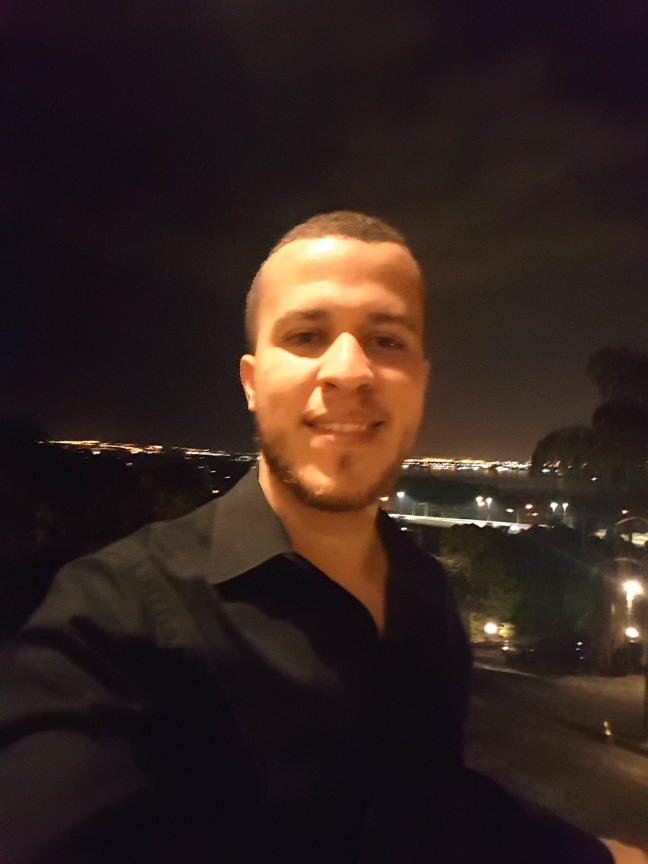
#> input picture resources/test.png, 1944 x 2592 px (shown at 1/3 size)
$ python chapter2.py
#> lines starting #> are read from the running program, lines starting #| are printed output that depends on the picture; after the words box and inside, x2 and y2 are one past the last pixel; in counts of white or black regions, pixels touching at a corner belong together
import cv2
import numpy as np

def ResizeWithAspectRatio(image, width=None, height=None, inter=cv2.INTER_AREA):
    dim = None
    (h, w) = image.shape[:2]

    if width is None and height is None:
        return image
    if width is None:
        r = height / float(h)
        dim = (int(w * r), height)
    else:
        r = width / float(w)
        dim = (width, int(h * r))

    return cv2.resize(image, dim, interpolation=inter)

img = cv2.imread('resources/test.png')
#> img is the input picture: shape (2592, 1944, 3); mean B, G, R 30.6, 35.2, 50.3
kernel = np.ones((5, 5), np.uint8)

imgGray = cv2.cvtColor(img, cv2.COLOR_BGR2GRAY)
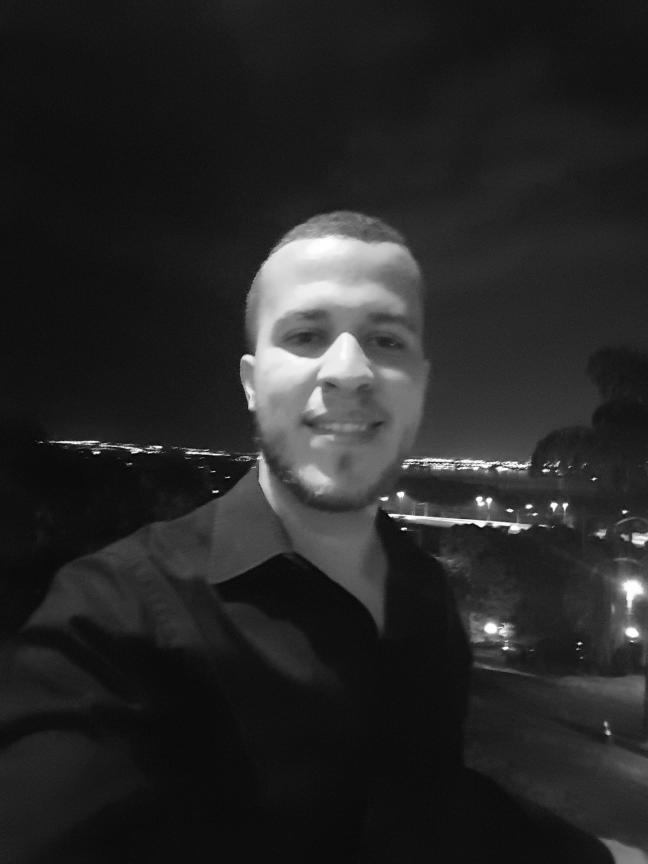
#> imgGray: shape (2592, 1944) (shown at 1/3 size); min 0, max 255, mean 39.2
imgBlur = cv2.GaussianBlur(img, (7, 7), 0)
imgCanny = cv2.Canny(img, 150, 200)
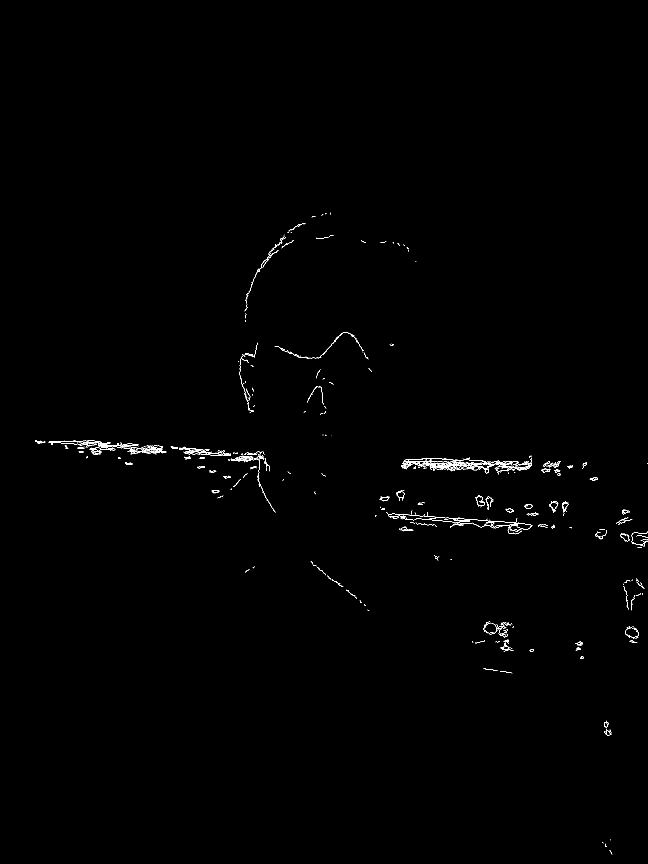
#> imgCanny: shape (2592, 1944) (shown at 1/3 size); 0.31% white in thin lines or dots, all inside (x1, y1, x2, y2) = (105, 638, 1944, 2563)
imgDialation = cv2.dilate(imgCanny, kernel, iterations=1)
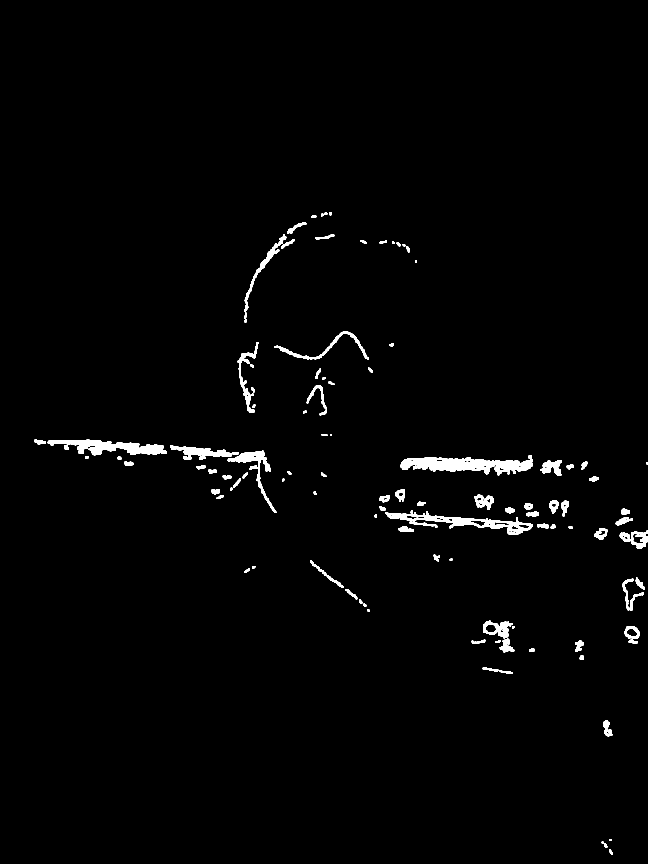
#> imgDialation: shape (2592, 1944) (shown at 1/3 size); 1.5% white; 116 white regions, largest, box (x1, y1, x2, y2) and area: (1201, 1365, 1598, 1426) 12145, (143, 1318, 501, 1366) 7970, (1156, 1530, 1599, 1605) 7726
imgEroded = cv2.erode(imgDialation, kernel, iterations=1)
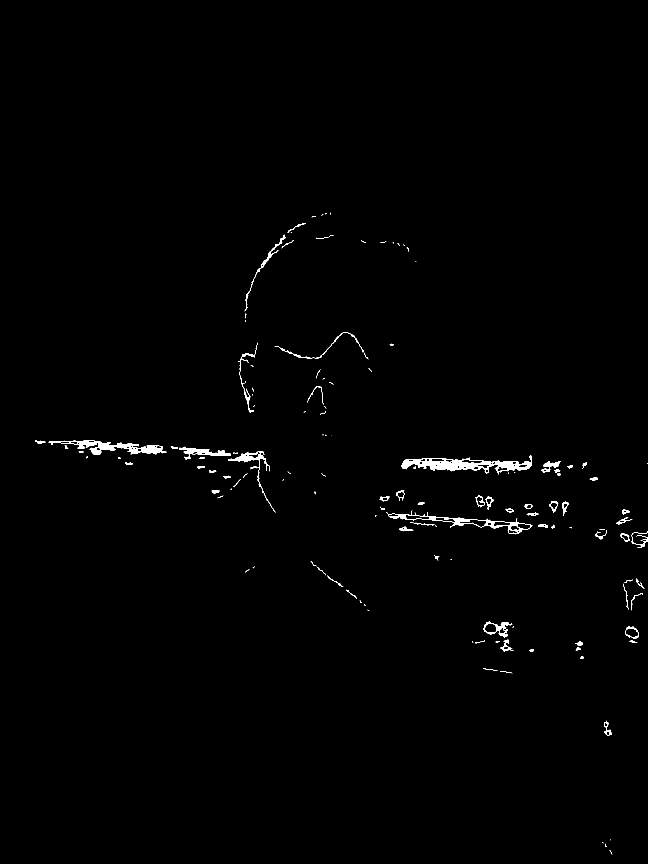
#> imgEroded: shape (2592, 1944) (shown at 1/3 size); 0.65% white; 142 white regions (58 under 20 px), largest, box (x1, y1, x2, y2) and area: (1203, 1367, 1596, 1424) 7819, (145, 1320, 499, 1364) 4973, (1164, 1532, 1597, 1603) 3131

imgGray = ResizeWithAspectRatio(imgGray, width=320)
imgBlur = ResizeWithAspectRatio(imgBlur, width=320)
#> call 2 of ResizeWithAspectRatio, with width = 320, inter = 3
#> in ResizeWithAspectRatio (call 2), `return cv2.resize(image, dim, interpolation=inter)`:
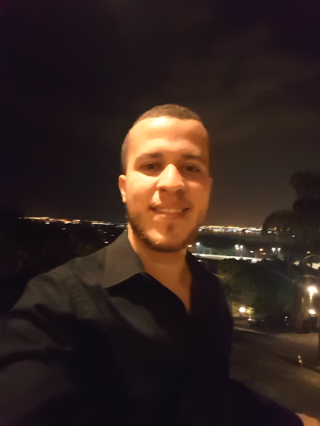
#> returned value: shape (426, 320, 3); mean of channels 0, 1, 2 30.6, 35.2, 50.3; drawn as B, G, R
imgCanny = ResizeWithAspectRatio(imgCanny, width=320)
#> call 3 of ResizeWithAspectRatio, with width = 320, inter = 3
#> in ResizeWithAspectRatio (call 3), `return cv2.resize(image, dim, interpolation=inter)`:
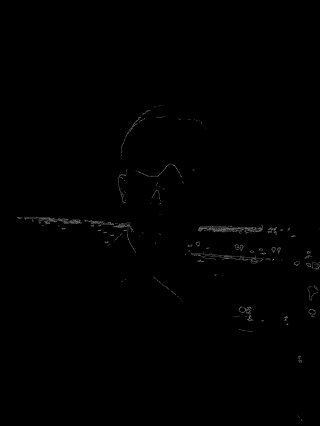
#> returned value: shape (426, 320); min 0, max 132, mean 0.8
imgDialation = ResizeWithAspectRatio(imgDialation, width=320)
#> call 4 of ResizeWithAspectRatio, with width = 320, inter = 3
#> in ResizeWithAspectRatio (call 4), `return cv2.resize(image, dim, interpolation=inter)`:
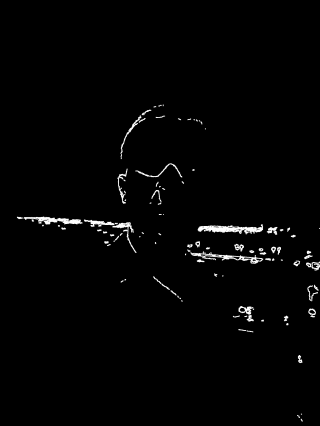
#> returned value: shape (426, 320); min 0, max 255, mean 3.8
imgEroded = ResizeWithAspectRatio(imgEroded, width=320)

cv2.imshow("Gray Image", imgGray)
cv2.imshow("Blur Image", imgBlur)
cv2.imshow("Canny Image", imgCanny)
cv2.imshow("Dialation Image", imgDialation)
cv2.imshow("Erosion Image", imgEroded)


cv2.waitKey(0)
